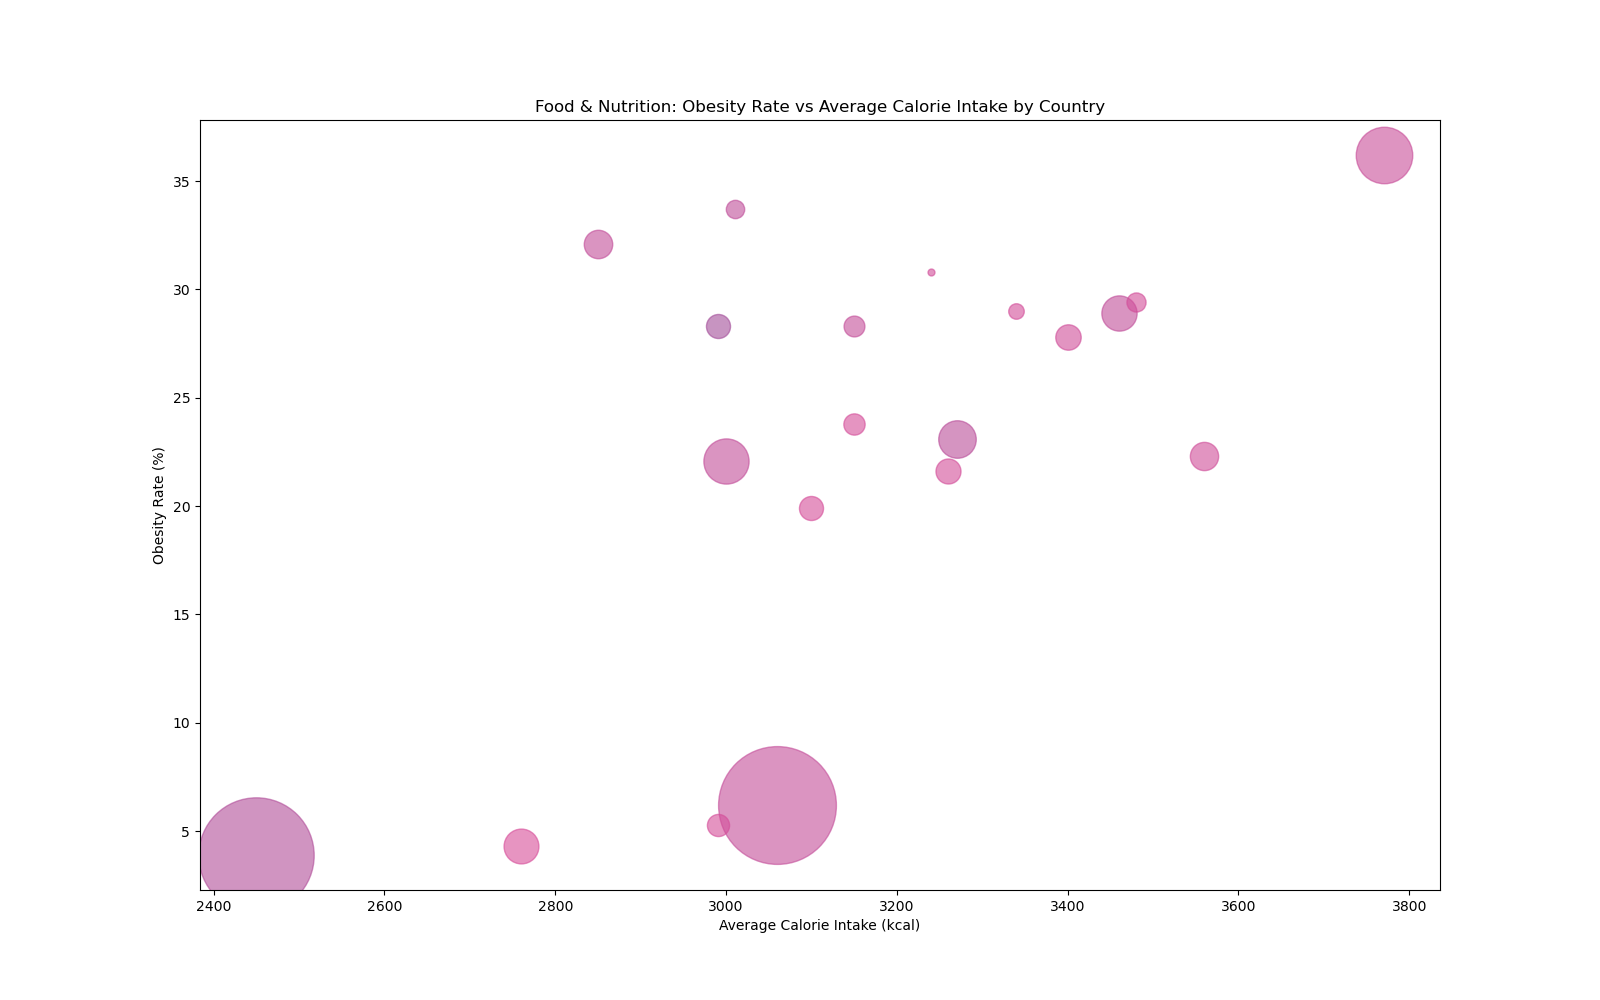

Write the Python code that produced this figure.

import matplotlib.pyplot as plt
import pandas as pd

# Creating a DataFrame from the provided table data
data = pd.DataFrame({
    'Country': ['United States', 'Mexico', 'New Zealand', 'Australia', 'United Kingdom',
                'Canada', 'Germany', 'France', 'Italy', 'Spain', 'Brazil', 'Argentina',
                'China', 'India', 'Russia', 'Japan', 'South Korea', 'Saudi Arabia',
                'Turkey', 'South Africa'],
    'Obesity Rate (%)': [36.2, 28.9, 30.8, 29.0, 27.8, 29.4, 22.3, 21.6, 19.9, 23.8,
                         22.1, 28.3, 6.2, 3.9, 23.1, 4.3, 5.3, 33.7, 32.1, 28.3],
    'Average Calorie Intake (kcal)': [3770, 3460, 3240, 3340, 3400, 3480, 3560, 3260, 3100, 3150,
                                      3000, 3150, 3060, 2450, 3270, 2760, 2990, 3010, 2850, 2990],
    'Life Expectancy (years)': [78.6, 75.1, 82.0, 82.9, 81.3, 82.3, 81.2, 82.6, 83.4, 83.3,
                                75.9, 76.5, 76.7, 69.4, 72.6, 84.5, 83.3, 75.0, 75.9, 64.1],
    'Population (Millions)': [331, 129, 5, 25, 67, 38, 83, 65, 60, 47, 212, 45, 1439, 1380, 146, 126, 51, 35, 84, 60]
})

# Setting chart dimensions
plt.figure(figsize=(16, 10))

# Creating the bubble chart
for i in range(len(data)):
    plt.scatter(data['Average Calorie Intake (kcal)'][i], data['Obesity Rate (%)'][i], 
                s=data['Population (Millions)'][i]*5, 
                alpha=0.6, 
                c=[(data['Life Expectancy (years)'][i]/100, 0.3, 0.6)])

# Adding labels and a title
plt.xlabel('Average Calorie Intake (kcal)')
plt.ylabel('Obesity Rate (%)')
plt.title('Food & Nutrition: Obesity Rate vs Average Calorie Intake by Country')

# Display the plot
plt.show()
